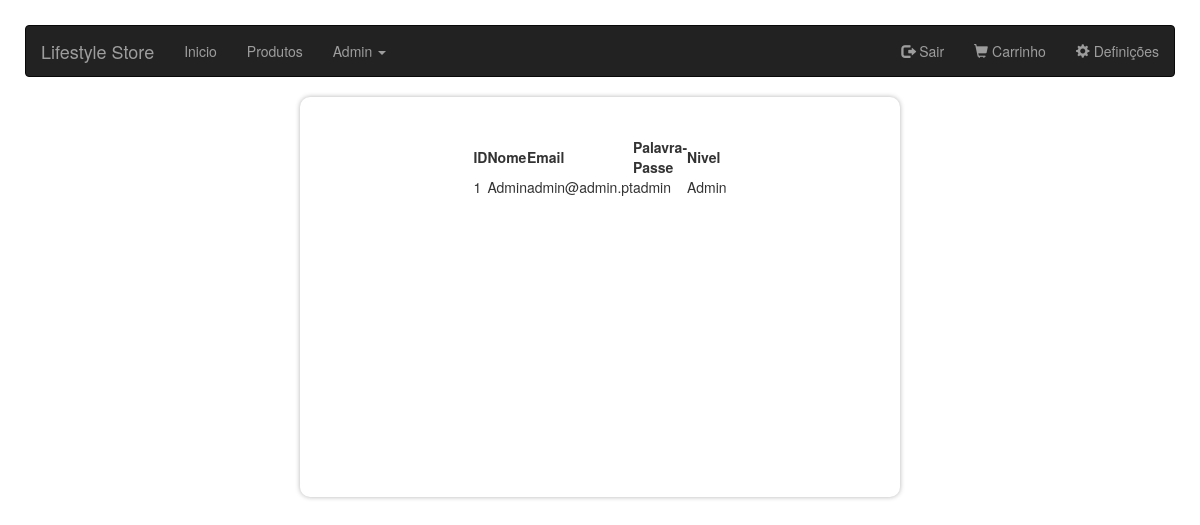
Page /contas.php (signed in) on the committed database.
### tables this page shows
CREATE TABLE `loginregister` (
  `ID` int(11) NOT NULL,
  `name` varchar(255) NOT NULL,
  `email` varchar(255) NOT NULL,
  `password` varchar(255) NOT NULL,
  `nivel` int(1) UNSIGNED NOT NULL DEFAULT 0
);

### contas.php (the view, shortened to what this page needs)
<?php
    if(isset($_SESSION["user"]) && is_array($_SESSION["user"])){
        $nivelsession = $_SESSION["user"][4];
    }else{
        echo "<script>window.location = 'login.php'</script>";
    }
?>
<!DOCTYPE html>
<html>
    <head>
        <link rel="stylesheet" href="https://maxcdn.bootstrapcdn.com/bootstrap/3.4.1/css/bootstrap.min.css">
    </head>
<body>
<?php
    	require 'dashboardnav.php';
    ?>
        <?php if($nivelsession ==1): ?>
            <center>
                <div class="container">
                    <table width="40%" class="login-email">
                        <tbody>
                            <?php
                                $query = "SELECT * FROM loginregister ";
                                $result = mysqli_query($conn, $query);
                                if(mysqli_num_rows($result) > 0){
                            ?>
                                    <tr style="font-weight: bold">
                                        <td>ID</td>
                                        <td>Nome</td>
                                        <td>Email</td>
                                        <td>Palavra-Passe</td>
                                        <td>Nivel</td>
                                    </tr>
                                    <?php
                                        foreach ($result as $linha) {
                                    ?>
                                    <tr>
                                        <td><?=$linha["ID"]; ?></td>
                                        <td><?=$linha["name"]; ?></td>
                                        <td><?=$linha["email"]; ?></td>
                                        <td><?=$linha["password"]; ?></td>
                                        <td>
                                            <?php
                                                if($linha['nivel']==1){
                                                    echo "Admin";
                                                }else{
                                                    echo "User";
                                                }
                                            ?>
                                        </td>
                                    </tr>
                            <?php
                                        }
                                }else{
                            ?>
                                    <tr>
                                        <td colspan="6">Sem contas registradas</td>
                                    </tr>
                            <?php
                                }
                            ?>
                        </tbody>
                    </table>
                </div>
            </center>
        <?php endif; ?>
</body>
</html>

### contas.php (style rules this page uses)
body { padding-top:0px; padding-bottom:50px; margin-bottom: 20px; text-align:center; border: 0px solid black; padding: 25px; background: url('img/dashboard.jpg') center center no-repeat fixed; background-repeat: no-repeat; background-size: 100% 100%; }
.container { width: 600px; min-height: 400px; background: #FFF; border-radius: 10px; box-shadow: 0 0 5px rgba(0,0,0,.3); padding: 40px 30px; }

### rows in the picture
loginregister: ID "1", name "Admin", email "admin@admin.pt", password "admin", nivel "Admin"
